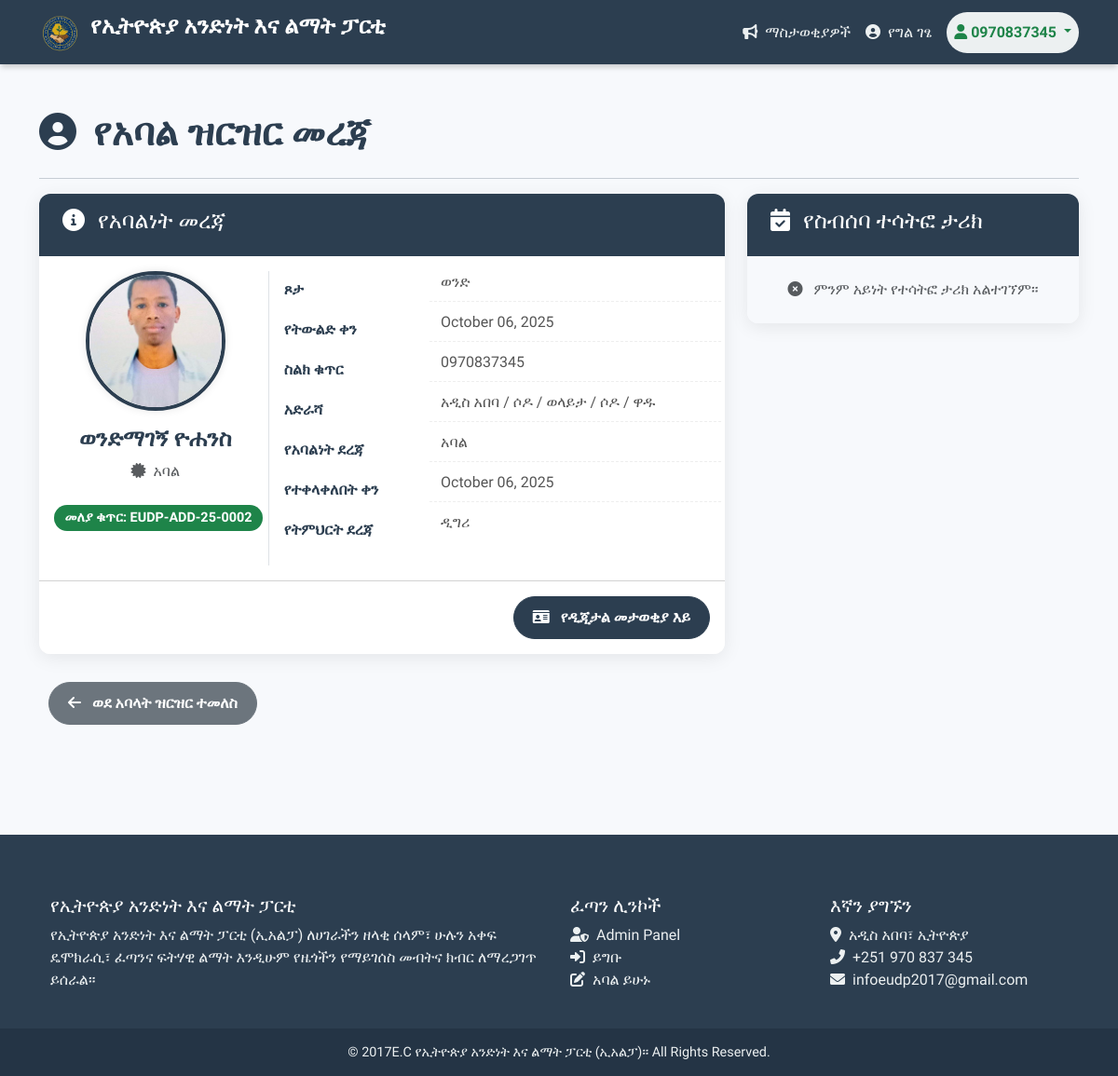
Page /members/detail/2/ (signed in) on the committed database.
### members/models.py (models this page shows, shortened)
class Member(models.Model):
    user = models.OneToOneField(User, on_delete=models.CASCADE, verbose_name="የስርዓት ተጠቃሚ አካውንት")
    full_name = models.CharField(max_length=255, verbose_name="ሙሉ ስም")
    gender = models.CharField(max_length=1, choices=GENDER_CHOICES, verbose_name="ጾታ")
    date_of_birth = models.DateField(verbose_name="የትውልድ ቀን")
    photo = models.ImageField(upload_to='member_photos/', null=True, blank=True, verbose_name="ፎቶግራፍ")
    phone_number = models.CharField(max_length=15, unique=True, verbose_name="ስልክ ቁጥር")
    email = models.EmailField(max_length=255, blank=True, null=True, verbose_name="ኢሜይል")
    region = models.CharField(max_length=3, choices=REGION_CHOICES, verbose_name="ክልል")
    zone = models.CharField(max_length=100, verbose_name="ዞን")
    woreda = models.CharField(max_length=100, verbose_name="ወረዳ")
    kebele = models.CharField(max_length=100, blank=True, null=True, verbose_name="ቀበሌ")
    city = models.CharField(max_length=100, verbose_name="ከተማ")
    education_level = models.CharField(max_length=15, choices=EDUCATION_LEVEL_CHOICES, verbose_name="የትምህርት ደረጃ")
    membership_level = models.CharField(max_length=15, choices=MEMBERSHIP_LEVEL_CHOICES, default="REGULAR", verbose_name="የአባልነት ደረጃ")
    membership_id = models.CharField(max_length=50, unique=True, blank=True, null=True, verbose_name="የአባልነት መለያ ቁጥር")
    date_joined = models.DateTimeField(default=timezone.now, verbose_name="የተመዘገበበት ቀን")
    is_active = models.BooleanField(default=True, verbose_name="ንቁ አባል")

### members/views.py (the view)
# urls.py: path('detail/<int:pk>/', views.member_detail, name='member_detail'),
@login_required
def member_detail(request, pk):
    if not request.user.is_staff:
        try:
            member = Member.objects.get(pk=pk)
            if request.user == member.user:
                pass # ፍቀድለት
            else:
                return redirect('profile') # ካልሆነ ወደ ፕሮፋይሉ ይመለስ
        except Member.DoesNotExist:
            return redirect('member_list')
    try:
        member = Member.objects.get(pk=pk)
    except Member.DoesNotExist:
        messages.error(request, "አባሉ አልተገኘም!")
        return redirect('member_list')
    context = {'member': member}
    return render(request, 'members/member_detail.html', context)

### members/templates/members/member_detail.html (shortened to what this page needs)
{% extends 'members/base.html' %}
{% block content %}
<h1 class="mb-4" style="color: var(--party-dark-bg); font-weight: 700;">
    <i class="fas fa-user-circle me-2"></i> የአባል ዝርዝር መረጃ
</h1>
<hr>
<div class="row">
    <div class="col-lg-8">
        <div class="card card-modern">
            <div class="card-header card-header-styled">
                <h4><i class="fas fa-info-circle me-2"></i> የአባልነት መረጃ</h4>
            </div>
            <div class="card-body">
                <div class="row">
                    <div class="col-md-4 text-center border-end mb-4 mb-md-0">
                        {% if member.photo %}
                            <img src="{{ member.photo.url }}" alt="{{ member.full_name }}" class="img-fluid rounded-circle mb-3 profile-photo">
                        {% else %}
                            <div class="photo-placeholder d-flex align-items-center justify-content-center text-muted">
                                <i class="fas fa-user-alt fa-3x"></i>
                            </div>
                        {% endif %}
                        <h4 class="card-title" style="color: var(--party-dark-bg); font-weight: 600;">{{ member.full_name }}</h4>
                        <p class="text-muted"><i class="fas fa-certificate me-1"></i> {{ member.party_role|default:"አባል" }}</p>
                        <span class="badge badge-primary-custom mt-2 mb-4">
                            መለያ ቁጥር: {{ member.membership_id }}
                        </span>
                    </div>
                    <div class="col-md-8">
<dl class="row info-list ps-3">
    <dt class="col-sm-4">ጾታ</dt>
    <dd class="col-sm-8">{{ member.get_gender_display }}</dd>
    <dt class="col-sm-4">የትውልድ ቀን</dt>
    <dd class="col-sm-8">{{ member.date_of_birth|date:"F d, Y" }}</dd>
    <dt class="col-sm-4">ስልክ ቁጥር</dt>
    <dd class="col-sm-8">{{ member.phone_number }}</dd>
    <dt class="col-sm-4">አድራሻ</dt>
    <dd class="col-sm-8">
        {{ member.get_region_display }} /
        {{ member.city }} /
        {{ member.zone }} /
        {{ member.woreda }}
        {% if member.kebele %} / {{ member.kebele }}{% endif %}
    </dd>
    <dt class="col-sm-4">የአባልነት ደረጃ</dt>
    <dd class="col-sm-8">{{ member.get_membership_level_display }}</dd>
    <dt class="col-sm-4">የተቀላቀለበት ቀን</dt>
    <dd class="col-sm-8">{{ member.date_joined|date:"F d, Y" }}</dd>
    {% if member.education_level %}
    <dt class="col-sm-4">የትምህርት ደረጃ</dt>
    <dd class="col-sm-8">{{ member.get_education_level_display }}</dd>
    {% endif %}
</dl>
                    </div>
                </div>
            </div>
            <div class="card-footer d-flex justify-content-end bg-white py-3">
                <a href="{% url 'member_id_card' member.pk %}" class="btn btn-id-card btn-custom" target="_blank">
                    <i class="fas fa-id-card me-2"></i> የዲጂታል መታወቂያ እይ
                </a>
            </div>
        </div>
        <div class="text-start mb-5">
            <a href="{% url 'member_list' %}" class="btn btn-back btn-custom">
                <i class="fas fa-arrow-left me-2"></i> ወደ አባላት ዝርዝር ተመለስ
            </a>
        </div>
    </div>
    <div class="col-lg-4">
        <div class="card card-modern">
            <div class="card-header card-header-styled">
                <h4><i class="fas fa-calendar-check me-2"></i> የስብሰባ ተሳትፎ ታሪክ</h4>
            </div>
            <div class="card-body p-0">
                <ul class="list-group list-group-flush">
                    {% for meeting in member.attended_meetings.all %}
                    <li class="list-group-item list-group-item-meeting d-flex justify-content-between align-items-center">
                        <div>
                            <strong>{{ meeting.title }}</strong>
                            <br><span class="text-muted small"><i class="fas fa-map-marker-alt me-1"></i> {{ meeting.location }}</span>
                        </div>
                        <span class="badge badge-primary-custom" style="background-color: #5d9cec !important;">
                            {{ meeting.meeting_date|date:"M d, Y" }}
                        </span>
                    </li>
                    {% empty %}
                    <li class="list-group-item text-center text-muted py-4" style="background-color: var(--party-background);">
                        <i class="fas fa-times-circle me-2"></i> ምንም አይነት የተሳትፎ ታሪክ አልተገኘም።
                    </li>
                    {% endfor %}
                </ul>
            </div>
        </div>
    </div>
</div>
{% endblock %}

### members/templates/members/base.html (shortened to what this page needs)
{% load static %}
<!DOCTYPE html>
<html lang="am">
<head>
    <link href="https://cdn.jsdelivr.net/npm/bootstrap@5.3.3/dist/css/bootstrap.min.css" rel="stylesheet">
    <link rel="stylesheet" href="https://cdnjs.cloudflare.com/ajax/libs/font-awesome/6.0.0-beta3/css/all.min.css">
</head>
<body>
    <nav class="navbar navbar-expand-lg navbar-dark navbar-custom sticky-top">
        <div class="container">
            <a class="navbar-brand" href="{% url 'member_list' %}">
            <img src="{% static 'images/logo.png' %}" alt="የፓርቲው አርማ" width="45" height="45" class="d-inline-block align-text-top me-1">                የኢትዮጵያ አንድነት እና ልማት ፓርቲ
            </a>
            <div class="collapse navbar-collapse" id="navbarNav">
                <ul class="navbar-nav ms-auto align-items-lg-center">
                    {% if user.is_authenticated %}
                        <li class="nav-item">
                            <a class="nav-link" href="{% url 'announcements' %}"><i class="fas fa-bullhorn me-2"></i>ማስታወቂያዎች</a>
                        </li>
                        {% if user.is_staff %}
                            <li class="nav-item">
                                <a class="nav-link" href="{% url 'member_list' %}"><i class="fas fa-users me-2"></i>አባላት</a>
                            </li>
                            <li class="nav-item">
                               <a class="nav-link" href="{% url 'dashboard' %}"><i class="fas fa-chart-line me-2"></i>ዳሽቦርድ</a>
                            </li>
                            <li class="nav-item me-lg-2">
                                <a class="nav-link" href="/admin/" target="_blank"><i class="fas fa-user-shield me-2"></i>Admin Panel</a>
                            </li>
                        {% else %}
                            <li class="nav-item me-lg-2">
                                <a class="nav-link" href="{% url 'profile' %}"><i class="fas fa-user-circle me-2"></i>የግል ገፄ</a>
                            </li>
                        {% endif %}
                        <li class="nav-item dropdown">
                            <a class="nav-link dropdown-toggle btn btn-sm" style="background-color: var(--party-light-text); color: var(--party-primary-color) !important; border-radius: 50px; font-weight: bold;" href="#" id="navbarDropdown" role="button" data-bs-toggle="dropdown" aria-expanded="false">
                                <i class="fas fa-user me-1"></i>{{ user.username }}
                            </a>
                        </li>
                    {% endif %}
                </ul>
            </div>
        </div>
    </nav>
    <main class="container main-content">
        {% block content %}
        {% endblock %}
    </main>
    <footer class="footer-custom">
        <div class="container p-4">
            <div class="row">
                <div class="col-lg-6 col-md-12 mb-4 mb-md-0">
                    <h5>የኢትዮጵያ አንድነት እና ልማት ፓርቲ</h5>
                    <p>
         የኢትዮጵያ አንድነት እና ልማት ፓርቲ (ኢአልፓ) ለሀገራችን ዘላቂ ሰላም፣ ሁሉን አቀፍ ዴሞክራሲ፣ ፈጣንና ፍትሃዊ ልማት እንዲሁም የዜጎችን የማይገሰስ መብትና ክብር ለማረጋገጥ ይሰራል‍።                    </p>
                </div>
                <div class="col-lg-3 col-md-6 mb-4 mb-md-0">
                    <h5 class="text-uppercase">ፈጣን ሊንኮች</h5>
                    <ul class="list-unstyled mb-0">
                            <li class="nav-item me-lg-2">
                                <a class="nav-link" href="/admin/" target="_blank"><i class="fas fa-user-shield me-2"></i>Admin Panel</a>
                            </li>
                        <li><a href="{% url 'login' %}"><i class="fas fa-sign-in-alt me-2"></i>ይግቡ</a></li>
                        <li><a href="{% url 'register_member' %}"><i class="fas fa-edit me-2"></i>አባል ይሁኑ</a></li>
                    </ul>
                </div>
                <div class="col-lg-3 col-md-6 mb-4 mb-md-0">
                    <h5 class="text-uppercase">እኛን ያግኙን</h5>
                    <ul class="list-unstyled mb-0">
                        <li><i class="fas fa-map-marker-alt me-2"></i>አዲስ አበባ፣ ኢትዮጵያ</li>
                        <li><i class="fas fa-phone-alt me-2"></i>+251 970 837 345</li>
                        <li><i class="fas fa-envelope me-2"></i>infoeudp2017@gmail.com</li>
                    </ul>
                </div>
            </div>
        </div>
        <div class="text-center footer-bottom">
            © 2017E.C የኢትዮጵያ አንድነት እና ልማት ፓርቲ (ኢአልፓ)። All Rights Reserved.
        </div>
    </footer>
</body>
</html>

### members/templates/members/base.html (style rules this page uses)
body, h1, h2, h3, h4, h5, h6, .navbar-brand, .nav-link, .btn, .card-title, .top-bar-text { font-family: 'Abyssinica SIL', serif; }
:root { --party-dark-bg: #2c3e50; --party-primary-color: #1e8449; --party-secondary-color: #176638; --party-light-text: #ecf0f1; --party-background: #f7f9fc; }
body { background-color: var(--party-background); color: #34495e; }
.navbar-custom { background-color: var(--party-dark-bg); box-shadow: 0 4px 6px -1px rgba(0, 0, 0, 0.2); padding-top: 5px; padding-bottom: 5px; }
.navbar-custom .navbar-brand { color: white !important; font-weight: 700; font-size: 1.5rem; }
.navbar-custom .nav-link { color: var(--party-light-text) !important; font-weight: 500; padding: 10px 18px; border-radius: 5px; transition: all 0.3s ease; }
.main-content { padding-top: 50px; padding-bottom: 70px; }
.footer-custom { background-color: var(--party-dark-bg); color: var(--party-light-text); padding: 40px 0 0; }
.footer-custom h5 { color: white; }
.footer-bottom { background-color: #243445; padding: 15px 0; font-size: 0.9rem; }
.footer-custom a { color: var(--party-light-text); text-decoration: none; }

### members/templates/members/member_detail.html (style rules this page uses)
:root { --party-dark-bg: #2c3e50; --party-primary-color: #1e8449; --party-secondary-color: #176638; --party-background: #f7f9fc; }
.card-modern { border: none; border-radius: 12px; box-shadow: 0 4px 20px rgba(0, 0, 0, 0.08); overflow: hidden; margin-bottom: 30px; }
.card-header-styled { background-color: var(--party-dark-bg); color: white; padding: 15px 25px; font-weight: 600; border-bottom: none; }
.profile-photo { width: 150px; height: 150px; object-fit: cover; border: 4px solid var(--party-dark-bg); box-shadow: 0 0 10px rgba(0, 0, 0, 0.1); }
.info-list dt { font-weight: 700; color: var(--party-dark-bg); padding: 8px 0; }
.info-list dd { margin-bottom: 10px; color: #555; font-size: 1rem; border-bottom: 1px dashed #eee; padding-bottom: 8px; }
.info-list dd:last-child { border-bottom: none; }
.badge-primary-custom { background-color: var(--party-primary-color) !important; font-size: 0.9rem; padding: 0.5em 0.8em; border-radius: 50px; white-space: nowrap; }
.btn-custom { font-weight: 600; border-radius: 50px; padding: 10px 20px; transition: all 0.3s; margin-left: 10px; }
.btn-back { background-color: #6c757d; border-color: #6c757d; color: white; }
.btn-id-card { background-color: var(--party-dark-bg); border-color: var(--party-dark-bg); color: white; }

### rows in the picture
Member: photo (picture), full_name "ወንድማገኝ ዮሐንስ", membership_id "EUDP-ADD-25-0002", gender "ወንድ", date_of_birth "October 06, 2025", phone_number "0970837345", region "አዲስ አበባ", city "ሶዶ", zone "ወላይታ", woreda "ሶዶ", kebele "ዋዱ", membership_level "አባል", date_joined "October 06, 2025", education_level "ዲግሪ"

### other values in the picture
{{ user.username }} "0970837345"
{{ member.party_role|default:"አባል" }} "አባል"
